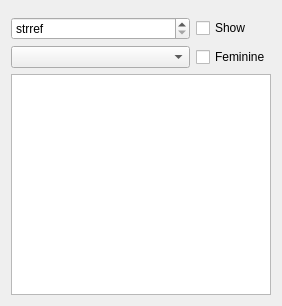
<?xml version="1.0" encoding="UTF-8"?>
<ui version="4.0">
 <class>StrrefTextEdit</class>
 <widget class="QWidget" name="StrrefTextEdit">
  <property name="geometry">
   <rect>
    <x>0</x>
    <y>0</y>
    <width>282</width>
    <height>306</height>
   </rect>
  </property>
  <property name="windowTitle">
   <string>Form</string>
  </property>
  <layout class="QGridLayout" name="gridLayout_2">
   <item row="0" column="0">
    <widget class="QWidget" name="widget" native="true">
     <layout class="QHBoxLayout" name="horizontalLayout">
      <property name="leftMargin">
       <number>0</number>
      </property>
      <property name="topMargin">
       <number>0</number>
      </property>
      <property name="rightMargin">
       <number>0</number>
      </property>
      <property name="bottomMargin">
       <number>0</number>
      </property>
     </layout>
    </widget>
   </item>
   <item row="1" column="0">
    <widget class="QWidget" name="widget_2" native="true">
     <layout class="QGridLayout" name="gridLayout">
      <property name="leftMargin">
       <number>0</number>
      </property>
      <property name="topMargin">
       <number>0</number>
      </property>
      <property name="rightMargin">
       <number>0</number>
      </property>
      <property name="bottomMargin">
       <number>0</number>
      </property>
      <item row="1" column="0">
       <widget class="QComboBox" name="language">
        <property name="sizePolicy">
         <sizepolicy hsizetype="Preferred" vsizetype="Fixed">
          <horstretch>0</horstretch>
          <verstretch>0</verstretch>
         </sizepolicy>
        </property>
       </widget>
      </item>
      <item row="1" column="1">
       <widget class="QCheckBox" name="feminine">
        <property name="sizePolicy">
         <sizepolicy hsizetype="Fixed" vsizetype="Fixed">
          <horstretch>0</horstretch>
          <verstretch>0</verstretch>
         </sizepolicy>
        </property>
        <property name="text">
         <string>Feminine</string>
        </property>
       </widget>
      </item>
      <item row="0" column="0">
       <widget class="QSpinBox" name="strref">
        <property name="sizePolicy">
         <sizepolicy hsizetype="Expanding" vsizetype="Fixed">
          <horstretch>0</horstretch>
          <verstretch>0</verstretch>
         </sizepolicy>
        </property>
        <property name="specialValueText">
         <string>strref</string>
        </property>
        <property name="value">
         <number>0</number>
        </property>
       </widget>
      </item>
      <item row="0" column="1">
       <widget class="QCheckBox" name="strrefShow">
        <property name="text">
         <string>Show</string>
        </property>
       </widget>
      </item>
     </layout>
    </widget>
   </item>
   <item row="2" column="0">
    <widget class="QTextEdit" name="textEdit"/>
   </item>
  </layout>
 </widget>
 <resources/>
 <connections/>
</ui>
